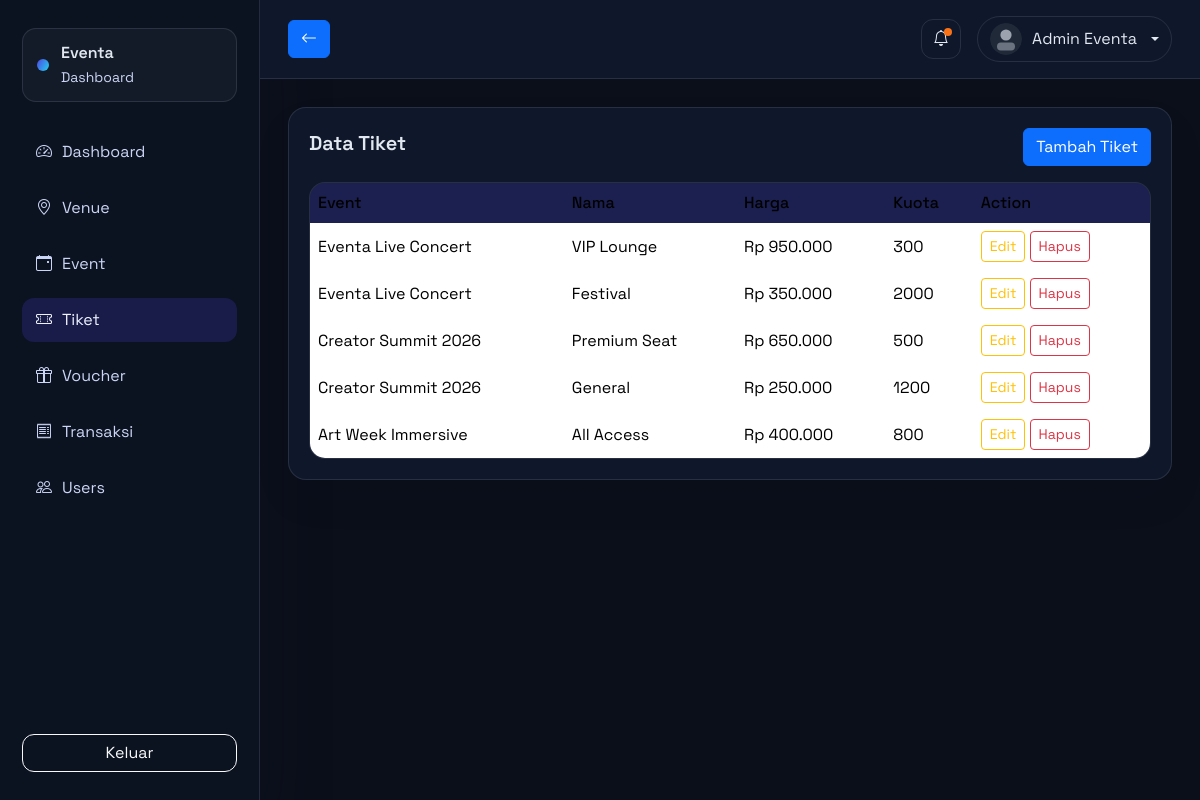
Screenshot of /admin/tickets.php (signed in) with the database file from the repository.
### tables this page shows
CREATE TABLE tiket (
    id_tiket INT AUTO_INCREMENT PRIMARY KEY,
    id_event INT,
    nama_tiket VARCHAR(100),
    deskripsi_tiket TEXT,
    harga DECIMAL(12,2),
    kuota INT,
    tiket_terjual INT DEFAULT 0,
    benefit TEXT,
    status_tiket ENUM('available','sold_out') DEFAULT 'available',
    created_at TIMESTAMP DEFAULT CURRENT_TIMESTAMP,
    FOREIGN KEY (id_event) REFERENCES event(id_event) ON DELETE CASCADE
);

CREATE TABLE event (
    id_event INT AUTO_INCREMENT PRIMARY KEY,
    id_venue INT,
    nama_event VARCHAR(150) NOT NULL,
    kategori VARCHAR(100),
    deskripsi TEXT,
    organizer VARCHAR(100),
    tanggal_mulai DATETIME,
    tanggal_selesai DATETIME,
    banner_event VARCHAR(255),
    status_event ENUM('upcoming','ongoing','finished','cancelled') DEFAULT 'upcoming',
    created_at TIMESTAMP DEFAULT CURRENT_TIMESTAMP,
    FOREIGN KEY (id_venue) REFERENCES venue(id_venue) ON DELETE CASCADE
);

### config/helpers.php (called while the page is built, shortened)
<?php
function base_url(string $path = ''): string
{
    $url = rtrim(BASE_URL, '/') . '/' . ltrim($path, '/');
    return str_replace(' ', '%20', $url);
}
function e($value): string
{
    return htmlspecialchars((string)$value, ENT_QUOTES, 'UTF-8');
}
function rupiah($amount): string
{
    return 'Rp ' . number_format((float)$amount, 0, ',', '.');
}

### admin/tickets.php (the view, shortened to what this page needs)
<?php
require_once __DIR__ . '/../components/admin_header.php';
$tickets = $pdo->query("SELECT t.*, e.nama_event FROM tiket t JOIN event e ON t.id_event = e.id_event ORDER BY t.created_at DESC")->fetchAll();
?>
<div class="card-glass">
  <div class="d-flex justify-content-between align-items-center mb-3">
    <h5 class="fw-semibold">Data Tiket</h5>
    <a class="btn btn-primary" href="<?php echo base_url('admin/ticket_form.php'); ?>">Tambah Tiket</a>
  </div>
  <div class="table-modern">
    <table class="table table-borderless align-middle mb-0">
      <thead>
        <tr>
          <th>Event</th>
          <th>Nama</th>
          <th>Harga</th>
          <th>Kuota</th>
          <th>Action</th>
        </tr>
      </thead>
      <tbody>
        <?php foreach ($tickets as $ticket): ?>
          <tr>
            <td><?php echo e($ticket['nama_event']); ?></td>
            <td><?php echo e($ticket['nama_tiket']); ?></td>
            <td><?php echo rupiah($ticket['harga']); ?></td>
            <td><?php echo (int)$ticket['kuota']; ?></td>
            <td>
              <a class="btn btn-sm btn-outline-warning" href="<?php echo base_url('admin/ticket_form.php?id=' . $ticket['id_tiket']); ?>">Edit</a>
              <a class="btn btn-sm btn-outline-danger" href="<?php echo base_url('admin/ticket_delete.php?id=' . $ticket['id_tiket']); ?>" onclick="return confirm('Hapus tiket ini?');">Hapus</a>
            </td>
          </tr>
        <?php endforeach; ?>
      </tbody>
    </table>
  </div>
</div>
<?php require_once __DIR__ . '/../components/admin_footer.php'; ?>

### assets/css/dashboard.css (style rules this page uses)
:root { --dash-bg: #0b0f1a; --dash-card: #101827; --dash-border: rgba(148, 163, 184, 0.18); --dash-text: #e2e8f0; --dash-muted: #94a3b8; --dash-primary: #4f46e5; --dash-accent: #22d3ee; }
.dashboard-body { font-family: "Space Grotesk", "Sora", system-ui, sans-serif; background: #f5f7fb; color: #1f2937; }
.dashboard-body.admin-theme { background: var(--dash-bg); color: var(--dash-text); }
.card-glass { background: white; border: 1px solid var(--dash-border); border-radius: 18px; padding: 20px; box-shadow: 0 20px 40px rgba(15, 23, 42, 0.06); }
.dashboard-body.admin-theme .card-glass { background: #0f172a; color: var(--dash-text); }
.table-modern { background: white; border-radius: 16px; overflow: hidden; border: 1px solid var(--dash-border); }
.dashboard-body.admin-theme .table-modern { background: #0f172a; }
.table-modern table { margin: 0; color: inherit; }
.table-modern th { background: rgba(79, 70, 229, 0.08); font-weight: 500; }
.dashboard-body.admin-theme .table-modern th { background: rgba(79, 70, 229, 0.2); }

### rows the page displays
tiket: id_event.nama_event "Eventa Live Concert", nama_tiket "VIP Lounge", harga "Rp 950.000", kuota "300"
tiket: id_event.nama_event "Eventa Live Concert", nama_tiket "Festival", harga "Rp 350.000", kuota "2000"
tiket: id_event.nama_event "Creator Summit 2026", nama_tiket "Premium Seat", harga "Rp 650.000", kuota "500"
tiket: id_event.nama_event "Creator Summit 2026", nama_tiket "General", harga "Rp 250.000", kuota "1200"
tiket: id_event.nama_event "Art Week Immersive", nama_tiket "All Access", harga "Rp 400.000", kuota "800"

### other values shown
$user['nama'] "Admin Eventa"
